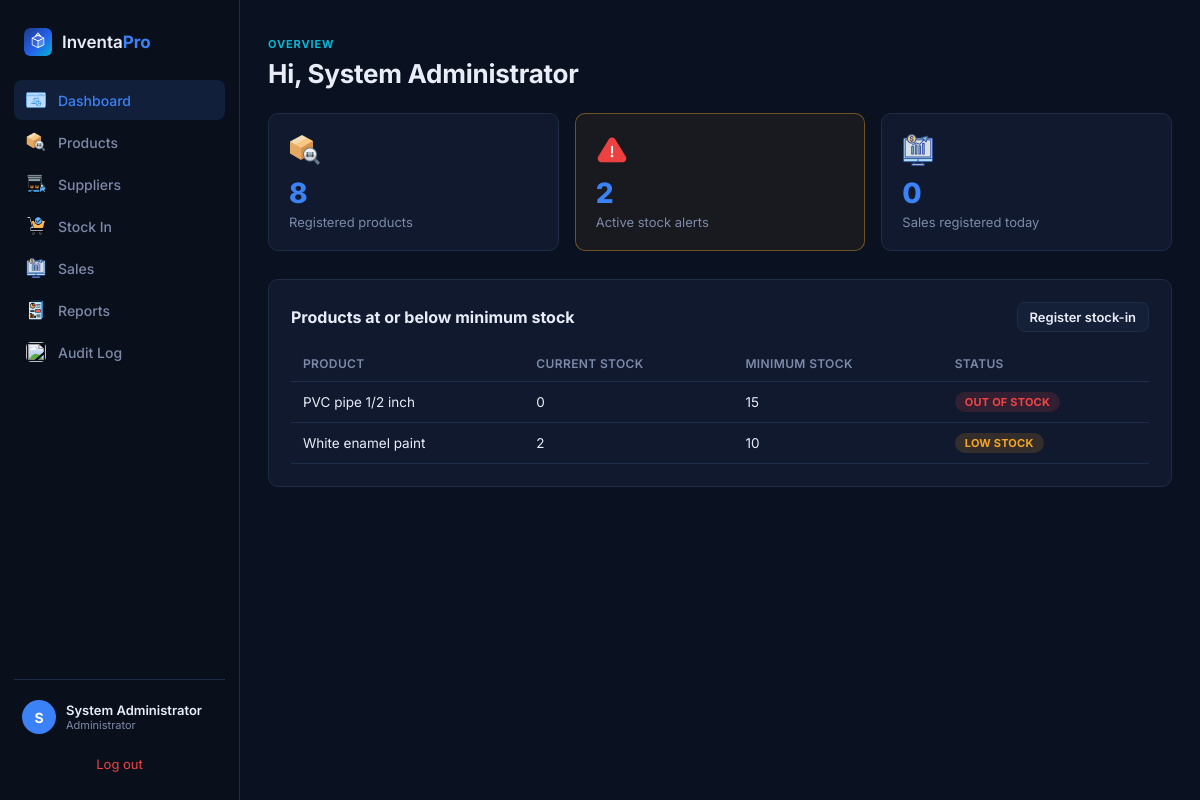
Page /index.php?accion=dashboard (signed in) on the committed database.
### tables this page shows
CREATE TABLE productos (
    id_producto   INT AUTO_INCREMENT PRIMARY KEY,
    codigo_barra  VARCHAR(20),
    nombre        VARCHAR(80) NOT NULL,
    descripcion   VARCHAR(200),
    imagen        VARCHAR(255),
    id_categoria  INT,
    id_unidad     INT NOT NULL,
    precio_compra DECIMAL(8,2) NOT NULL,
    precio_venta  DECIMAL(8,2) NOT NULL,
    stock_actual  INT NOT NULL DEFAULT 0,
    stock_minimo  INT NOT NULL DEFAULT 0,
    FOREIGN KEY (id_categoria) REFERENCES categorias(id_categoria),
    FOREIGN KEY (id_unidad) REFERENCES unidades_medida(id_unidad)
);

### controllers/DashboardController.php (called while the page is built, shortened)
<?php
class DashboardController
{
    public function index(): void
    {
        $productoModelo = new Producto();
        $salidaModelo   = new Salida();
        $totalProductos = $productoModelo->contarTotal();
        $alertas        = $productoModelo->conAlertaStock();
        $salidasHoy     = $salidaModelo->contarHoy();
        require __DIR__ . '/../views/dashboard/index.php';
    }
}

### index.php (called while the page is built, shortened)
<?php
require_once __DIR__ . '/config/database.php';
require_once __DIR__ . '/helpers/auth.php';
require_once __DIR__ . '/models/Producto.php';
require_once __DIR__ . '/models/Salida.php';
require_once __DIR__ . '/controllers/DashboardController.php';
$accion = $_GET['accion'] ?? (currentUser() ? 'dashboard' : 'login');
$auth        = new AuthController();
$dashboard   = new DashboardController();
$productos   = new ProductoController();
$proveedores = new ProveedorController();
$entradas    = new EntradaController();
$salidas     = new SalidaController();
$auditoria   = new AuditoriaController();
$clientes    = new ClienteController();
$informes    = new InformeController();
match ($accion) {
    'login'             => $auth->login(),
    'logout'            => $auth->logout(),
    'dashboard'         => $dashboard->index(),
    'productos'         => $productos->index(),
    'producto-crear'    => $productos->crear(),
    'producto-editar'   => $productos->editar($_GET['id'] ?? null),
    'producto-eliminar' => $productos->eliminar($_GET['id'] ?? null),
    'proveedores'         => $proveedores->index(),
    'proveedor-crear'     => $proveedores->crear(),
    'proveedor-editar'    => $proveedores->editar($_GET['id'] ?? null),
    'proveedor-eliminar'  => $proveedores->eliminar($_GET['id'] ?? null),
    'entradas'          => $entradas->index(),
    'entrada-crear'     => $entradas->crear(),
    'salidas'           => $salidas->index(),
    'salida-nueva'      => $salidas->nueva(),
    'factura'           => $salidas->factura($_GET['id'] ?? null),
    'auditoria'         => $auditoria->index(),
    'cliente-info'      => $clientes->info(),
    'informes'          => $informes->index(),
    default             => http_response_code(404),
};

### helpers/auth.php (called while the page is built, shortened)
<?php
function currentUser(): ?array {
    return isset($_SESSION['user_id'])
        ? [
            'id'     => $_SESSION['user_id'],
            'nombre' => $_SESSION['nombre'],
            'rol'    => $_SESSION['rol'],
          ]
        : null;
}

### config/database.php (called while the page is built)
<?php
function getDB(): PDO {
    static $pdo = null;
    if ($pdo === null) {
        $pdo = new PDO(
            'mysql:host=localhost;dbname=inventapro;charset=utf8mb4',
            'root',
            '',
            [
                PDO::ATTR_ERRMODE            => PDO::ERRMODE_EXCEPTION,
                PDO::ATTR_DEFAULT_FETCH_MODE => PDO::FETCH_ASSOC,
                PDO::ATTR_EMULATE_PREPARES   => false,
            ]
        );
    }
    return $pdo;
}

### models/Producto.php (called while the page is built, shortened)
<?php
class Producto
{
    public function conAlertaStock(): array
    {
        return getDB()->query(
            'SELECT * FROM productos WHERE stock_actual <= stock_minimo ORDER BY stock_actual ASC'
        )->fetchAll();
    }
    public function contarTotal(): int
    {
        return (int) getDB()->query('SELECT COUNT(*) FROM productos')->fetchColumn();
    }
}

### models/Salida.php (called while the page is built, shortened)
<?php
class Salida
{
    public function contarHoy(): int
    {
        return (int) getDB()->query(
            'SELECT COUNT(*) FROM salidas WHERE DATE(fecha) = CURDATE()'
        )->fetchColumn();
    }
}

### views/dashboard/index.php (the view, shortened to what this page needs)
<?php
require __DIR__ . '/../layouts/base.php';
?>
  <div class="page-header">
    <div>
      <span class="page-eyebrow">Overview</span>
      <h1>Hi, <?= htmlspecialchars($usuarioActual['nombre']) ?></h1>
    </div>
  </div>
  <div class="kpi-grid">
    <a href="index.php?accion=productos" class="kpi-card kpi-card-link">
      <img src="public/productos.png" alt="" class="kpi-ico-img">
      <span class="kpi-value"><?= $totalProductos ?></span>
      <span class="kpi-label">Registered products</span>
    </a>
    <a href="index.php?accion=productos" class="kpi-card kpi-card-link <?= count($alertas) > 0 ? 'kpi-alert' : '' ?>">
      <img src="public/alerta.png" alt="" class="kpi-ico-img">
      <span class="kpi-value"><?= count($alertas) ?></span>
      <span class="kpi-label">Active stock alerts</span>
    </a>
    <?php if (in_array($rolActual, ['Administrator', 'Cashier'], true)): ?>
    <a href="index.php?accion=salidas" class="kpi-card kpi-card-link">
      <img src="public/salidas.png" alt="" class="kpi-ico-img">
      <span class="kpi-value"><?= $salidasHoy ?></span>
      <span class="kpi-label">Sales registered today</span>
    </a>
    <?php endif; ?>
  </div>
  <div class="panel">
    <div class="panel-head">
      <h2>Products at or below minimum stock</h2>
      <?php if (in_array($rolActual, ['Administrator', 'Warehouse Clerk'], true)): ?>
        <a href="index.php?accion=entradas" class="btn btn-ghost btn-sm">Register stock-in</a>
      <?php endif; ?>
    </div>
    <?php if (empty($alertas)): ?>
      <p class="empty-inline">No products with a stock alert right now. 🎉</p>
    <?php else: ?>
      <table class="tbl">
        <thead>
          <tr><th>Product</th><th>Current stock</th><th>Minimum stock</th><th>Status</th></tr>
        </thead>
        <tbody>
          <?php foreach ($alertas as $a): ?>
            <tr>
              <td><?= htmlspecialchars($a['nombre']) ?></td>
              <td><?= $a['stock_actual'] ?></td>
              <td><?= $a['stock_minimo'] ?></td>
              <td>
                <?php if ($a['stock_actual'] <= 0): ?>
                  <span class="badge badge-danger">Out of stock</span>
                <?php else: ?>
                  <span class="badge badge-warning">Low stock</span>
                <?php endif; ?>
              </td>
            </tr>
          <?php endforeach; ?>
        </tbody>
      </table>
    <?php endif; ?>
  </div>
<?php require __DIR__ . '/../layouts/base-fin.php'; ?>

### public/css/styles.css (style rules this page uses)
:root { --bg: #0a1120; --sidebar: #0a0f1c; --surface: #10192e; --surface-2: #141f38; --border: #1f2c48; --text: #e8edf7; --muted: #7c8aa8; --dim: #4b5876; --accent: #3b82f6; --accent-2: #06b6d4; --success: #22c55e; --warning: #f5a524; --danger: #ef4444; --radius: 10px; }
* { box-sizing: border-box; }
body { margin: 0; min-height: 100vh; font-family: 'Inter', sans-serif; background: var(--bg); color: var(--text); }
a { color: var(--accent); text-decoration: none; }
.page-header { display: flex; align-items: flex-end; justify-content: space-between; flex-wrap: wrap; gap: 14px; margin-bottom: 24px; }
.page-eyebrow { font-size: 11px; font-weight: 700; letter-spacing: .08em; text-transform: uppercase; color: var(--accent-2); }
.page-header h1 { font-size: 26px; font-weight: 700; margin: 6px 0 0; letter-spacing: -0.01em; }
.kpi-grid { display: grid; grid-template-columns: repeat(auto-fit, minmax(200px, 1fr)); gap: 16px; margin-bottom: 28px; }
.kpi-card { background: var(--surface); border: 1px solid var(--border); border-radius: var(--radius); padding: 20px; display: flex; flex-direction: column; gap: 4px; }
.kpi-card.kpi-alert { border-color: rgba(245,165,36,0.4); background: rgba(245,165,36,0.06); }
.kpi-ico-img { width: 32px !important; height: 32px !important; max-width: 32px !important; max-height: 32px !important; object-fit: contain; border-radius: 7px; margin-bottom: 6px; }
.kpi-value { font-size: 28px; font-weight: 800; }
.kpi-label { font-size: 13px; color: var(--muted); }
.panel { background: var(--surface); border: 1px solid var(--border); border-radius: var(--radius); padding: 22px; margin-bottom: 22px; }
.panel-head { display: flex; align-items: center; justify-content: space-between; margin-bottom: 14px; }
.panel-head h2 { font-size: 16px; margin: 0; }
.tbl { width: 100%; border-collapse: collapse; }
.tbl th, .tbl td { text-align: left; padding: 10px 12px; font-size: 13.5px; border-bottom: 1px solid var(--border); }
.tbl th { color: var(--muted); font-weight: 600; font-size: 12px; text-transform: uppercase; letter-spacing: .03em; }
.badge { display: inline-block; font-size: 11px; font-weight: 700; padding: 3px 10px; border-radius: 100px; text-transform: uppercase; letter-spacing: .02em; }
.badge-danger { background: rgba(239,68,68,0.15); color: var(--danger); }
.badge-warning { background: rgba(245,165,36,0.15); color: var(--warning); }
.btn { display: inline-flex; align-items: center; justify-content: center; gap: 6px; font-family: inherit; font-weight: 600; font-size: 14px; padding: 10px 18px; border-radius: 8px; border: 1px solid transparent; cursor: pointer; text-decoration: none; transition: filter .15s ease, transform .05s ease; }
.btn-ghost { background: var(--surface-2); color: var(--text); border-color: var(--border); }
.btn-sm { padding: 6px 12px; font-size: 13px; }
.kpi-card-link { text-decoration: none; transition: transform .12s ease, box-shadow .12s ease; cursor: pointer; }

### rows in the picture
productos: nombre "PVC pipe 1/2 inch", stock_actual "0", stock_minimo "15", shows "OUT OF STOCK"
productos: nombre "White enamel paint", stock_actual "2", stock_minimo "10", shows "LOW STOCK"

### other values in the picture
substr($usuarioActual['nombre'], 0, 1) "S"
$usuarioActual['nombre'] "System Administrator"
$usuarioActual['rol'] "Administrator"
$totalProductos "8"
count($alertas) "2"
$salidasHoy "0"
